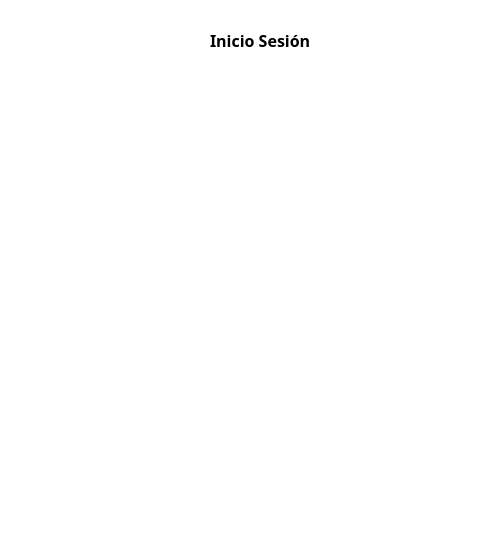
<?xml version="1.0" encoding="UTF-8"?>
<ui version="4.0">
 <class>inicar_sesion</class>
 <widget class="QDialog" name="inicar_sesion">
  <property name="geometry">
   <rect>
    <x>0</x>
    <y>0</y>
    <width>500</width>
    <height>550</height>
   </rect>
  </property>
  <property name="windowTitle">
   <string>Dialog</string>
  </property>
  <property name="styleSheet">
   <string notr="true">border: none;
background: white;</string>
  </property>
  <widget class="QLabel" name="label">
   <property name="geometry">
    <rect>
     <x>210</x>
     <y>30</y>
     <width>131</width>
     <height>21</height>
    </rect>
   </property>
   <property name="font">
    <font>
     <family>Montserrat</family>
     <pointsize>12</pointsize>
     <weight>75</weight>
     <bold>true</bold>
    </font>
   </property>
   <property name="styleSheet">
    <string notr="true"/>
   </property>
   <property name="text">
    <string>Inicio Sesión</string>
   </property>
  </widget>
 </widget>
 <resources/>
 <connections/>
</ui>
